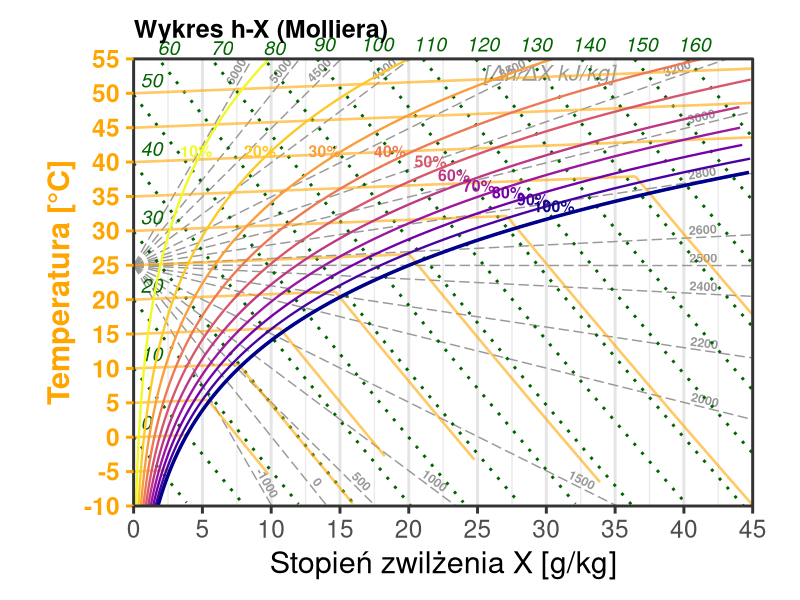
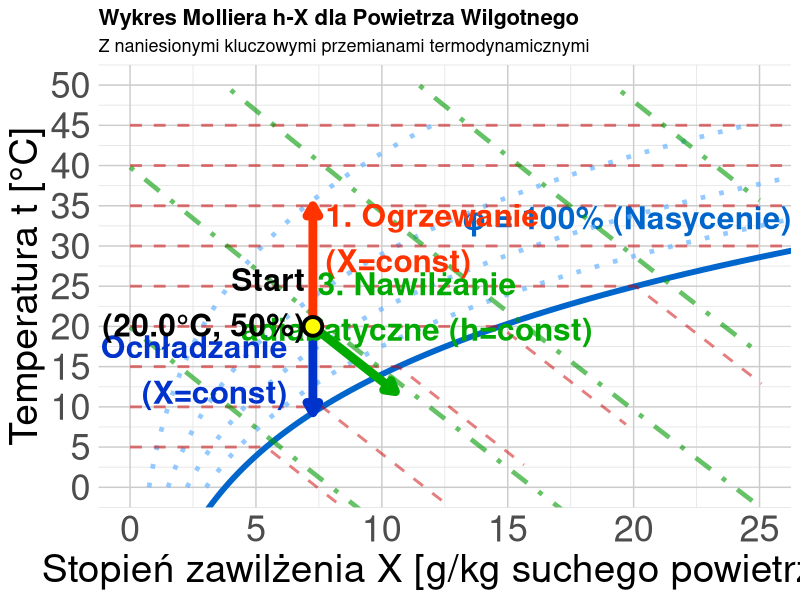

Here is the R script that generated these plots, in order:
## ---- chunk 1
#| label: ix-diagram-all
#| echo: false
#| fig-align: center
#| fig-width: 14        # Duża szerokość "źródłowa" (w calach)
#| fig-height: 8        # Duża wysokość "źródłowa"
#| out-width: "100%"    # Rozciągnij do granic kontenera

library(ggplot2)
library(dplyr)

# --- 1. KONFIGURACJA I STAŁE ---
CONSTANTS <- list(
    p_atm = 1013.25,
    cp_dry = 1.005,
    cp_vap = 1.86,
    r_0 = 2501.0
)

# --- 2. FUNKCJE FIZYCZNE ---
get_psat <- function(t) {
    6.112 * exp((17.62 * t) / (243.12 + t))
}

get_x_from_rh <- function(t, rh, p = CONSTANTS$p_atm) {
    ps <- get_psat(t)
    pv <- rh * ps
    if (any(pv >= p)) {
        return(NA)
    }
    0.622 * pv / (p - pv)
}

get_t_from_h_x <- function(h, x_kg) {
    (h - x_kg * CONSTANTS$r_0) / (CONSTANTS$cp_dry + x_kg * CONSTANTS$cp_vap)
}

# --- 3. PRZYGOTOWANIE DANYCH ---
generate_mollier_data <- function() {
    x_max_g <- 45
    t_min <- -10
    t_max <- 55 # Górna granica wykresu

    # A. Krzywe wilgotności (RH)
    t_seq <- seq(t_min, t_max, by = 0.5)
    rh_levels <- c(0.1, 0.2, 0.3, 0.4, 0.5, 0.6, 0.7, 0.8, 0.9, 1.0)

    df_rh <- expand.grid(t = t_seq, rh = rh_levels) %>%
        mutate(
            x_kg = get_x_from_rh(t, rh),
            x_g = x_kg * 1000
        ) %>%
        filter(!is.na(x_kg), x_g <= x_max_g)

    # B. Linie Entalpii (Izentalpy)
    h_levels <- seq(0, 160, by = 10)
    x_seq_h <- seq(0, x_max_g, length.out = 200)

    df_h <- expand.grid(h_val = h_levels, x_g = x_seq_h) %>%
        mutate(
            x_kg = x_g / 1000,
            t = get_t_from_h_x(h_val, x_kg)
        ) %>%
        filter(t >= t_min, t <= t_max)

    # C. Przygotowanie etykiet entalpii
    h_labels <- df_h %>%
        group_by(h_val) %>%
        filter(x_g == max(x_g) | t == max(t)) %>%
        slice(1) %>%
        mutate(
            label_pos = ifelse(t >= t_max - 1, "top", "right")
        )

    # D. Izotermy (z załamaniem w punkcie nasycenia)
    t_iso_levels <- seq(-10, 55, by = 5)
    df_iso_list <- lapply(t_iso_levels, function(temp) {
        # 1. Punkt nasycenia
        x_sat_kg <- get_x_from_rh(temp, 1.0)
        # Jeśli NA (poza wykresem), to cała linia jest w obszarze pary przegrzanej lub mgły (teoretycznie)
        if (is.na(x_sat_kg)) x_sat_kg <- 100 # Duża wartość
        x_sat_g <- x_sat_kg * 1000

        # Segment 1: Przegrzana (lekko wznosząca się - cecha wykresu ukośnokątnego)
        s1_x_max <- min(x_sat_g, x_max_g)
        x_vals_s1 <- seq(0, s1_x_max, length.out = 10)
        
        # Współczynnik wzniosu (dobrany eksperymentalnie dla estetyki)
        dry_slope <- 0.08
        
        seg1 <- data.frame(
            x_g = x_vals_s1,
            t = temp + dry_slope * x_vals_s1,
            group = paste0("t", temp, "_dry")
        )
        
        # Jeśli saturacja jest poza wykresem, zwracamy tylko segment 1
        if (x_sat_g >= x_max_g) {
            return(seg1)
        }

        # Segment 2: Mgła (spadek wzdłuż izentalpy)
        # Punkt startowy mgły musi pasować do końca odcinka suchego (z uwzględnieniem wzniosu)
        t_sat_visual <- temp + dry_slope * x_sat_g
        
        # Obliczamy 'efektywną' entalpię, która przechodzi przez ten wizualny punkt nasycenia
        # h_sat_vis = cp * t_vis + x_sat * (r0 + cp_v * t_vis)
        # Używamy tej entalpii, aby kontynuować linię w dół w obszarze mgły
        h_sat_visual <- CONSTANTS$cp_dry * t_sat_visual + x_sat_kg * (CONSTANTS$r_0 + CONSTANTS$cp_vap * t_sat_visual)
        
        # Zakres x we mgle
        x_fog_g <- seq(x_sat_g, x_max_g, length.out = 10)
        x_fog_kg <- x_fog_g / 1000
        
        # Temperatura we mgle (dla h_vis = const)
        t_fog <- (h_sat_visual - x_fog_kg * CONSTANTS$r_0) / (CONSTANTS$cp_dry + x_fog_kg * CONSTANTS$cp_vap)
        
        seg2 <- data.frame(
            x_g = x_fog_g,
            t = t_fog,
            group = paste0("t", temp, "_fog")
        )

        rbind(seg1, seg2)
    })
    df_iso <- do.call(rbind, df_iso_list)

    # E. Pęk Linii (Wykres tła - skala h_w) - "Biegun" w (0, 25 st. C)
    # Epsilon = (dh/dx) ~ cp * dt/dx + r0
    # Slope dt/dx_kg = (Epsilon - r0) / cp

    pole_x <- 0
    pole_y <- 25 # Przesunięty biegun

    # Lista wartości ze skrajnymi zakresami
    eps_values <- sort(unique(c(
        -1000, # Chłodzenie z osuszaniem
        seq(0, 1500, 500),
        seq(2000, 3200, 200),
        2500,
        seq(3500, 5000, 500),
        6000 # Czyste ogrzewanie
    )))

    fan_list <- lapply(eps_values, function(eps) {
        slope <- (eps - CONSTANTS$r_0) / CONSTANTS$cp_dry

        # Równanie prostej: t - pole_y = slope * (x_kg - pole_x)
        # t = pole_y + slope * x_kg

        x1 <- 0
        y1 <- 0
        side <- "none"

        # 1. Sprawdzamy prawą ścianę (x = x_max)
        x_end_kg <- x_max_g / 1000
        t_at_xmax <- pole_y + slope * x_end_kg

        if (t_at_xmax <= t_max && t_at_xmax >= t_min) {
            # Trafia w prawą krawędź
            x1 <- x_max_g
            y1 <- t_at_xmax
            side <- "right"
        } else {
            # Trafia w górę lub dół
            if (slope > 0) {
                # Góra (t = 55)
                # 55 = 25 + slope * x -> x = (30)/slope
                x_top_kg <- (t_max - pole_y) / slope
                x1 <- x_top_kg * 1000
                y1 <- t_max
                side <- "top"
            } else {
                # Dół (t = -10)
                # -10 = 25 + slope * x -> x = (-35)/slope
                x_bot_kg <- (t_min - pole_y) / slope
                # Dodać zabezpieczenie przed x ujemnym (dla bardzo stromych)
                # Ale tu x rośnie w prawo, więc ok dla slope < 0
                x1 <- x_bot_kg * 1000
                y1 <- t_min
                side <- "bottom"
            }
        }

        # Ograniczanie do zakresu wykresu (na wypadek błędów numerycznych)
        if (x1 > x_max_g) x1 <- x_max_g
        # Dla bardzo pionowych linii (skrajnych)
        if (x1 < 0) x1 <- 0 # nie powinno wystąpić dla slope != Inf

        # Obliczamy kąt rotacji dla tekstu, aby biegł wzdłuż linii
        # Uwzględniamy coord_fixed(ratio = 0.5), co "rozciąga" oś X względem Y
        # Tangens kąta wizualnego = ratio * (dy/dx)
        vis_slope <- 0.5 * ((y1 - pole_y) / (x1 - pole_x))
        angle <- atan(vis_slope) * 180 / pi

        # Pozycjonowanie etykiety
        factor <- 0.92
        lab_x <- pole_x + (x1 - pole_x) * factor
        lab_y <- pole_y + (y1 - pole_y) * factor

        data.frame(x0 = pole_x, y0 = pole_y, x1 = x1, y1 = y1, eps = eps, side = side, lab_x = lab_x, lab_y = lab_y, angle = angle)
    })
    df_fan <- do.call(rbind, fan_list)

    list(rh = df_rh, h_lines = df_h, h_labels = h_labels, isotherms = df_iso, fan = df_fan)
}

data <- generate_mollier_data()

# --- 4. RYSOWANIE ---

p <- ggplot() +

    # 0. TŁO - PĘK LINII (Skala Randa) dla epsilon
    geom_segment(
        data = data$fan,
        aes(x = x0, y = y0, xend = x1, yend = y1),
        color = "gray60", size = 0.5, linetype = "longdash"
    ) +
    geom_text(
        data = data$fan,
        aes(x = lab_x, y = lab_y, label = eps, angle = angle),
        hjust = 0.5, vjust = -0.3,
        size = 3.2, color = "gray60", fontface = "bold"
    ) +
    # Opis jednostki skali Randa
    annotate("text", x = 35, y = 53, label = "[\u0394h/\u0394X kJ/kg]", color = "gray60", size = 5.5, fontface = "italic", hjust = 1) +

    # 1. LINIE ENTALPII
    geom_line(
        data = data$h_lines, aes(x = x_g, y = t, group = h_val),
        color = "darkgreen", size = 1, linetype = "dotted"
    ) +

    # Etykiety Entalpii (Inteligentne pozycjonowanie)
    geom_text(
        data = data$h_labels,
        aes(x = x_g, y = t, label = h_val, hjust = ifelse(label_pos == "top", 0.5, 0)),
        vjust = -0.5,
        nudge_x = 0.5,
        size = 5, color = "darkgreen", fontface = "italic"
    ) +

    # 2. IZOTERMY (Custom Grid)
    geom_line(
        data = data$isotherms,
        aes(x = x_g, y = t, group = group),
        color = "orange", size = 0.9, linetype = "solid", alpha = 0.6
    ) +

    # 3. KRZYWE WILGOTNOŚCI
    geom_line(
        data = data$rh, aes(x = x_g, y = t, group = rh, color = factor(rh)),
        size = 0.8
    ) +
    geom_line(
        data = data$rh %>% filter(rh == 1.0),
        aes(x = x_g, y = t), color = "darkblue", size = 1.2
    ) +

    # Etykiety RH (ZMNIEJSZONE do 4, Kolor dopasowany do linii)
    geom_text(
        data = data$rh %>% filter(t > 25) %>% group_by(rh) %>% slice(round(n() / 2)),
        aes(x = x_g, y = t, label = paste0(rh * 100, "%"), color = factor(rh)),
        size = 4, fontface = "bold", vjust = -0.4,
        show.legend = FALSE
    ) +
    # 4. STYL I KOLORY
    scale_color_viridis_d(option = "C", direction = -1) +
    scale_x_continuous(expand = c(0, 0), limits = c(0, 45), breaks = seq(0, 45, 5)) +
    scale_y_continuous(expand = c(0, 0), limits = c(-10, 55), breaks = seq(-10, 55, 5)) +
    labs(
        title = "Wykres h-X (Molliera)",
        subtitle = NULL, # Usunąłem podtytuł, by zyskać miejsce
        x = "Stopień zwilżenia X [g/kg]",
        y = "Temperatura [°C]"
    ) +
    theme_bw(base_size = 22) + # Duża czcionka bazowa

    theme(
        # Marginesy: Góra, Prawa, Dół, Lewa (Zmniejszone, bo etykiety są wewnątrz)
        plot.margin = margin(t = 0.5, r = 0.5, b = 0.5, l = 0.5, "cm"),

        # Izotermy (Custom) i Oś Y (Pomarańczowe)
        panel.grid.major.y = element_blank(), # Wyłączamy standardową siatkę Y, bo mamy własne izotermy
        panel.grid.minor.y = element_blank(),
        panel.grid.major.x = element_line(color = "gray90"),
        axis.text.y = element_text(color = "orange", face = "bold"),
        axis.title.y = element_text(color = "orange", face = "bold"),
        axis.ticks.y = element_line(color = "orange"),

        # Tytuł
        plot.title = element_text(size = 18, face = "bold"),
        legend.position = "none"
    ) +

    # Clip = "off" pozwala pisać po marginesach
    coord_fixed(ratio = 0.5, clip = "off")

print(p)
## ---- chunk 2
#| label: ix-diagram-advanced
#| echo: false
#| fig-align: center
#| fig-width: 14        # Duża szerokość "źródłowa" (w calach)
#| fig-height: 8        # Duża wysokość "źródłowa"
#| out-width: "100%"    # Rozciągnij do granic kontenera

library(ggplot2)

# ===== FUNKCJE POMOCNICZE (fizyka powietrza wilgotnego) =====

# Ciśnienie nasycenia pary wodnej (Magnus formula)
p_sat <- function(t) {
    # t w °C, wynik w kPa
    0.61121 * exp((18.678 - t / 234.5) * (t / (257.14 + t)))
}

# Stopień zawilżenia dla danej temp i wilgotności względnej
x_calc <- function(t, phi, p_atm = 101.325) {
    # phi w %, p_atm w kPa
    p_p <- (phi / 100) * p_sat(t)
    622 * p_p / (p_atm - p_p) # g/kg
}

# Entalpia właściwa [kJ/kg] (h = cp*t + x*(r0 + cpv*t))
h_calc <- function(t, x) {
    1.005 * t + (x / 1000) * (2501 + 1.86 * t)
}

# ===== GENEROWANIE SIATKI WYKRESU =====

# Krzywa nasycenia (phi = 100%)
t_range <- seq(-5, 50, 0.5)
x_sat <- sapply(t_range, function(t) x_calc(t, 100))
df_sat <- data.frame(t = t_range, x = x_sat)
df_sat <- df_sat[df_sat$x < 30, ]

# Linie stałej wilgotności względnej (phi = const)
phi_levels <- c(20, 40, 60, 80)
df_phi <- do.call(rbind, lapply(phi_levels, function(phi) {
    t_vals <- seq(0, 45, 1)
    x_vals <- sapply(t_vals, function(t) x_calc(t, phi))
    data.frame(t = t_vals, x = x_vals, phi = phi)
}))
df_phi <- df_phi[df_phi$x < 30 & df_phi$x > 0, ]

# Izotermy (t = const) - z załamaniem na linii saturacji
temp_levels <- seq(5, 45, 5)
df_iso_t <- do.call(rbind, lapply(temp_levels, function(temp) {
    # Punkt saturacji dla danej temperatury
    x_sat <- x_calc(temp, 100)

    # Segment 1: Obszar pary przegrzanej (poziomy, od x=0 do x_sat)
    segment1 <- data.frame(
        t = temp,
        x = seq(0, x_sat, length.out = 30),
        temp_label = temp,
        segment = "przegrzana"
    )

    # Segment 2: Obszar mgły (izotermy równoległe do izentalp)
    # W obszarze mgły na wykresie h-X izotermy biegną niemal równolegle do izentalp.
    # Obliczamy "entalpię nasycenia" w punkcie załamania, używając tych samych współczynników co przy rysowaniu izentalp.
    h_sat_approx <- 1.005 * temp + x_sat * (2.5 + 0.00186 * temp)

    x_max_fog <- min(x_sat + 5, 30) # Zasięg we mgle
    x_fog <- seq(x_sat, x_max_fog, length.out = 20)

    # Wyznaczamy przebieg temperatury dla stałej entalpii (pseudo-izoterma we mgle)
    t_fog <- (h_sat_approx - 2.5 * x_fog) / (1.005 + 0.00186 * x_fog)

    segment2 <- data.frame(
        t = t_fog,
        x = x_fog,
        temp_label = temp,
        segment = "mgla"
    )

    rbind(segment1, segment2)
}))

# Izentalpy (h = const)
h_levels <- seq(20, 100, 20)
df_isenth <- do.call(rbind, lapply(h_levels, function(h_val) {
    # Dla danej entalpii h, mamy: t = (h - 2.5*x) / (1 + 0.00186*x) (przybliżenie)
    x_vals <- seq(0, 25, 0.5)
    t_vals <- (h_val - 2.5 * x_vals) / (1.005 + 0.00186 * x_vals)
    df_temp <- data.frame(t = t_vals, x = x_vals, h = h_val)
    # Ogranicz do obszaru fizycznego
    df_temp <- df_temp[df_temp$t >= -10 & df_temp$t <= 50 & df_temp$x >= 0 & df_temp$x <= 25, ]
    df_temp
}))

# ===== PRZEMIANY CHARAKTERYSTYCZNE =====

# Punkt początkowy: t0=20°C, phi0=50%
t0 <- 20
phi0 <- 50
x0 <- x_calc(t0, phi0)
h0 <- h_calc(t0, x0)

# 1. OGRZEWANIE (X=const, w górę)
t1_heat <- 35 # Ogrzanie do 35°C
x1_heat <- x0 # X stałe!
h1_heat <- h_calc(t1_heat, x1_heat)
heating <- data.frame(
    t = seq(t0, t1_heat, length.out = 20),
    x = x0
)

# 2. OCHŁADZANIE (X=const, w dół do punktu rosy)
# Punkt rosy: temp przy której phi=100% dla danego X
t_dew <- uniroot(function(t) x_calc(t, 100) - x0, interval = c(-10, t0))$root
cooling <- data.frame(
    t = seq(t0, t_dew, length.out = 20),
    x = x0
)

# 3. NAWILŻANIE ADIABATYCZNE (h=const, ukośnie w dół-prawo)
# Dla h=const: nawilżamy wodą, temp spada, x rośnie
x_humid_max <- min(x0 + 6, x_calc(15, 99)) # Kończymy przy niższej temp
df_humid_temp <- data.frame(x = seq(x0, x_humid_max, length.out = 30))
df_humid_temp$t <- (h0 - 2.5 * df_humid_temp$x) / (1.005 + 0.00186 * df_humid_temp$x)
humidification <- df_humid_temp[df_humid_temp$t >= 10, ]

# ===== WYKRES =====
ggplot() +
    # Krzywa nasycenia
    geom_line(data = df_sat, aes(x = x, y = t), color = "#0066cc", linewidth = 2) +
    annotate("text",
        x = max(df_sat$x) - 10, y = max(df_sat$t) + 2,
        label = "φ = 100% (Nasycenie)", color = "#0066cc", fontface = "bold", size = 8
    ) +

    # Linie stałej wilgotności względnej
    geom_line(
        data = df_phi, aes(x = x, y = t, group = phi),
        color = "#66b3ff", linetype = "dotted", linewidth = 1.6, alpha = 0.7
    ) +

    # Izotermy
    geom_line(
        data = df_iso_t, aes(x = x, y = t, group = temp_label),
        color = "#cc0000", linetype = "dashed", linewidth = 1.0, alpha = 0.5
    ) +

    # Izentalpy
    geom_line(
        data = df_isenth, aes(x = x, y = t, group = h),
        color = "#009900", linetype = "dotdash", linewidth = 1.6, alpha = 0.6
    ) +

    # === PRZEMIANY ===

    # Ogrzewanie (czerwona strzałka w górę)
    geom_path(
        data = heating, aes(x = x, y = t),
        color = "#ff3300", linewidth = 3, arrow = arrow(length = unit(0.3, "cm"), type = "closed")
    ) +
    annotate("text",
        x = x0 + .5, y = (t0 + t1_heat * 1.2) / 2,
        label = "1. Ogrzewanie\n(X=const)", color = "#ff3300", fontface = "bold", size = 8, hjust = 0
    ) +

    # Ochładzanie (niebieska strzałka w dół)
    geom_path(
        data = cooling, aes(x = x, y = t),
        color = "#0033cc", linewidth = 3, arrow = arrow(length = unit(0.3, "cm"), type = "closed")
    ) +
    annotate("text",
        x = x0 - 1, y = (t0 + t_dew) / 2,
        label = "2. Ochładzanie\n(X=const)", color = "#0033cc", fontface = "bold", size = 8, hjust = 1
    ) +

    # Nawilżanie adiabatyczne (zielona strzałka ukośna)
    geom_path(
        data = humidification, aes(x = x, y = t),
        color = "#00aa00", linewidth = 3, arrow = arrow(length = unit(0.3, "cm"), type = "closed")
    ) +
    annotate("text",
        x = (x0 + x_humid_max + 1) / 2 + 2, y = humidification$t[10] + 5,
        label = "3. Nawilżanie\nadiabatyczne (h=const)", color = "#00aa00", fontface = "bold", size = 8
    ) +

    # Punkt początkowy
    geom_point(aes(x = x0, y = t0), size = 5, color = "black", shape = 21, fill = "yellow", stroke = 2) +
    annotate("text",
        x = x0 - .3, y = t0 + 3, label = sprintf("Start\n(%.1f°C, %.0f%%)", t0, phi0),
        fontface = "bold", size = 8, hjust = 1
    ) +

    # Opisy
    labs(
        title = "Wykres Molliera h-X dla Powietrza Wilgotnego",
        subtitle = "Z naniesionymi kluczowymi przemianami termodynamicznymi",
        x = "Stopień zawilżenia X [g/kg suchego powietrza]",
        y = "Temperatura t [°C]"
    ) +
    theme_minimal(base_size = 13) +
    theme(
        plot.title = element_text(face = "bold", size = 16),
        axis.text = element_text(size = 26), # 2x większe etykiety osi (było 13)
        axis.title = element_text(size = 28), # 2x większe tytuły osi
        panel.grid.minor = element_line(color = "gray90", linewidth = 0.3),
        panel.grid.major = element_line(color = "gray80", linewidth = 0.5)
    ) +
    coord_cartesian(xlim = c(0, 25), ylim = c(0, 50)) +
    scale_x_continuous(breaks = seq(0, 25, 5)) +
    scale_y_continuous(breaks = seq(0, 50, 5))
